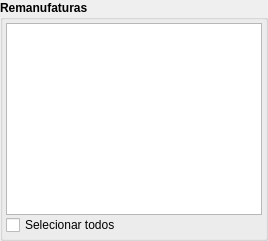
          <widget class="QGroupBox" name="groupBox_remanufaturas">
           <property name="font">
            <font>
             <weight>75</weight>
             <bold>true</bold>
            </font>
           </property>
           <property name="title">
            <string>Remanufaturas</string>
           </property>
           <layout class="QHBoxLayout" name="horizontalLayout_info">
            <property name="spacing">
             <number>10</number>
            </property>
            <property name="leftMargin">
             <number>3</number>
            </property>
            <property name="topMargin">
             <number>3</number>
            </property>
            <property name="rightMargin">
             <number>3</number>
            </property>
            <property name="bottomMargin">
             <number>3</number>
            </property>
            <item>
             <widget class="QFrame" name="frame_itens">
              <layout class="QVBoxLayout" name="verticalLayout_2">
               <property name="spacing">
                <number>0</number>
               </property>
               <property name="leftMargin">
                <number>0</number>
               </property>
               <property name="topMargin">
                <number>0</number>
               </property>
               <property name="rightMargin">
                <number>0</number>
               </property>
               <property name="bottomMargin">
                <number>0</number>
               </property>
               <item>
                <widget class="QTableWidget" name="tableWidget_remanufaturas">
                 <property name="font">
                  <font>
                   <weight>50</weight>
                   <bold>false</bold>
                  </font>
                 </property>
                 <property name="contextMenuPolicy">
                  <enum>Qt::CustomContextMenu</enum>
                 </property>
                 <property name="lineWidth">
                  <number>1</number>
                 </property>
                 <property name="autoScrollMargin">
                  <number>17</number>
                 </property>
                 <property name="editTriggers">
                  <set>QAbstractItemView::NoEditTriggers</set>
                 </property>
                 <property name="showDropIndicator" stdset="0">
                  <bool>false</bool>
                 </property>
                 <property name="dragEnabled">
                  <bool>false</bool>
                 </property>
                 <property name="alternatingRowColors">
                  <bool>false</bool>
                 </property>
                 <property name="selectionMode">
                  <enum>QAbstractItemView::ExtendedSelection</enum>
                 </property>
                 <property name="selectionBehavior">
                  <enum>QAbstractItemView::SelectRows</enum>
                 </property>
                 <property name="showGrid">
                  <bool>true</bool>
                 </property>
                 <property name="sortingEnabled">
                  <bool>true</bool>
                 </property>
                 <property name="wordWrap">
                  <bool>false</bool>
                 </property>
                 <property name="rowCount">
                  <number>0</number>
                 </property>
                 <property name="columnCount">
                  <number>0</number>
                 </property>
                 <attribute name="horizontalHeaderVisible">
                  <bool>true</bool>
                 </attribute>
                 <attribute name="horizontalHeaderCascadingSectionResizes">
                  <bool>false</bool>
                 </attribute>
                 <attribute name="horizontalHeaderHighlightSections">
                  <bool>false</bool>
                 </attribute>
                 <attribute name="horizontalHeaderShowSortIndicator" stdset="0">
                  <bool>true</bool>
                 </attribute>
                 <attribute name="horizontalHeaderStretchLastSection">
                  <bool>true</bool>
                 </attribute>
                 <attribute name="verticalHeaderVisible">
                  <bool>false</bool>
                 </attribute>
                 <attribute name="verticalHeaderHighlightSections">
                  <bool>false</bool>
                 </attribute>
                </widget>
               </item>
               <item>
                <widget class="QCheckBox" name="checkBox_selecionar_tudo">
                 <property name="font">
                  <font>
                   <weight>50</weight>
                   <bold>false</bold>
                  </font>
                 </property>
                 <property name="text">
                  <string>Selecionar todos</string>
                 </property>
                </widget>
               </item>
              </layout>
             </widget>
            </item>
           </layout>
          </widget>
